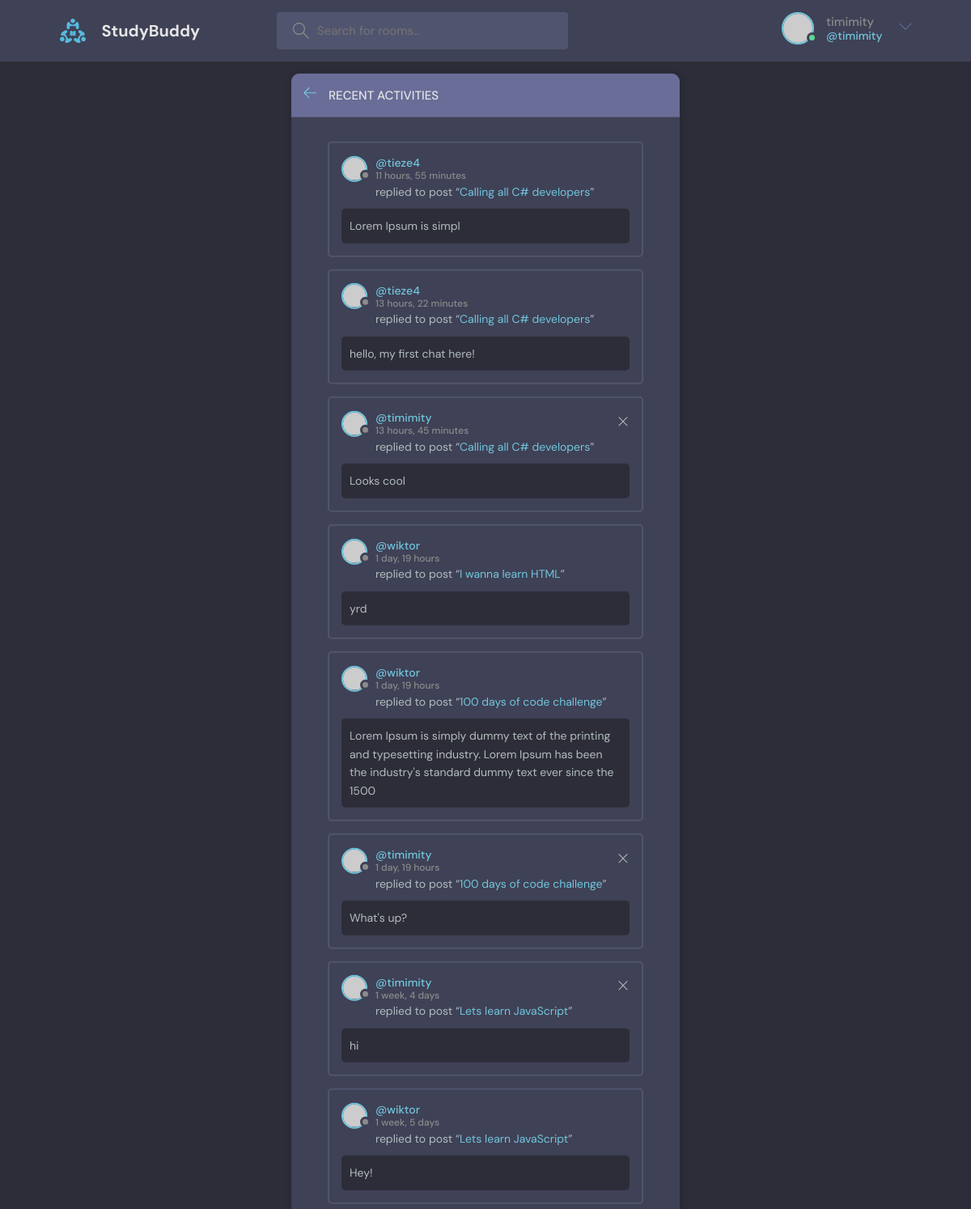
Page /activity/ (signed in) on the committed database.
### base/models.py (models this page shows, shortened)
class Message(models.Model):
    user = models.ForeignKey(User, on_delete=models.CASCADE)
    room = models.ForeignKey(Room, on_delete=models.CASCADE)
    body = models.TextField()
    updated = models.DateTimeField(auto_now=True)
    created = models.DateTimeField(auto_now_add=True)
    class Meta:
        ordering = ['-updated', '-created']

class Room(models.Model):
    host = models.ForeignKey(User, on_delete=models.SET_NULL, null=True)
    topic = models.ForeignKey(Topic, on_delete=models.SET_NULL, null=True)
    name = models.CharField(max_length=200)
    description = models.TextField(null=True, blank=True)
    participants = models.ManyToManyField(User, related_name='participants', blank=True)
    updated = models.DateTimeField(auto_now=True)
    created = models.DateTimeField(auto_now_add=True)
    class Meta:
        ordering = ['-updated', '-created']

### base/views.py (the view)
# urls.py: path('activity/', views.activityPage, name='activity'),
def activityPage(request):
    room_messages = Message.objects.all()
    return render(request, 'base/activity.html',{'room_messages': room_messages})

### base/templates/base/activity.html
{% extends 'main.html' %}
{% block content %}
    <main class="layout">
      <div class="container">
        <div class="layout__box">
          <div class="layout__boxHeader">
            <div class="layout__boxTitle">
              <a href="{% url 'home' %}">
                <svg version="1.1" xmlns="http://www.w3.org/2000/svg" width="32" height="32" viewBox="0 0 32 32">
                  <title>arrow-left</title>
                  <path
                    d="M13.723 2.286l-13.723 13.714 13.719 13.714 1.616-1.611-10.96-10.96h27.625v-2.286h-27.625l10.965-10.965-1.616-1.607z"
                  ></path>
                </svg>
              </a>
              <h3>Recent Activities</h3>
            </div>
          </div>
          <div class="activities-page layout__body">
    {% for message in room_messages %}
          <div class="activities__box">
            <div class="activities__boxHeader roomListRoom__header">
              <a href="{% url 'user-profile' message.user.id %}" class="roomListRoom__author">
                <div class="avatar avatar--small">
                  <img src="https://randomuser.me/api/portraits/women/11.jpg" />
                </div>
                <p>
                    @{{message.user}}
                  <span> {{ message.created|timesince }}</span>
                </p>
              </a>
                {% if request.user == message.user %}
              <div class="roomListRoom__actions">
                <a href="{% url 'delete-message' message.id %}">
                  <svg version="1.1" xmlns="http://www.w3.org/2000/svg" width="32" height="32" viewBox="0 0 32 32">
                    <title>remove</title>
                    <path
                      d="M27.314 6.019l-1.333-1.333-9.98 9.981-9.981-9.981-1.333 1.333 9.981 9.981-9.981 9.98 1.333 1.333 9.981-9.98 9.98 9.98 1.333-1.333-9.98-9.98 9.98-9.981z"
                    ></path>
                  </svg>
                </a>
              </div>
                {% endif %}
            </div>
            <div class="activities__boxContent">
              <p>replied to post “<a href="{% url 'room' message.room.id %}">{{ message.room.name}}</a>”</p>
              <div class="activities__boxRoomContent">
                {{ message.body }}
              </div>
            </div>
          </div>
    {% endfor %}
          </div>
        </div>
      </div>
    </main>
{% endblock %}

### templates/navbar.html (shortened to what this page needs)
{% load static %}
<header class="header header--loggedIn">
      <div class="container">
        <a href="{% url 'home' %}" class="header__logo">
          <img src="{% static 'images/logo.svg' %}" />
          <h1>StudyBuddy</h1>
        </a>
        <form class="header__search" method="GET" action="{% url 'home' %}">
          <label>
            <input name="q" placeholder="Search for rooms..." />
          </label>
        </form>
        <nav class="header__menu">
    {% if request.user.is_authenticated %}
          <div class="header__user">
            <a href="{% url 'user-profile' request.user.id %}">
              <div class="avatar avatar--medium active">
                <img src="https://randomuser.me/api/portraits/men/37.jpg" />
              </div>
              <p>{{  request.user.username}} <span>@{{  request.user.username }}</span></p>
            </a>
            <button class="dropdown-button">
              <svg version="1.1" xmlns="http://www.w3.org/2000/svg" width="32" height="32" viewBox="0 0 32 32">
                <title>chevron-down</title>
                <path d="M16 21l-13-13h-3l16 16 16-16h-3l-13 13z"></path>
              </svg>
            </button>
          </div>
        {% else %}
           <a href="{% url 'login' %}">
            <img src="{% static 'images/avatar.svg' %}" />
            <p>Login</p>
          </a>
 {% endif %}
        </nav>
      </div>
    </header>

### rows in the picture
Message: user "tieze4", created "11 hours, 55 minutes", room.name "Calling all C# developers", body "Lorem Ipsum is simpl"
Message: user "tieze4", created "13 hours, 22 minutes", room.name "Calling all C# developers", body "hello, my first chat here!"
Message: user "timimity", created "13 hours, 45 minutes", room.name "Calling all C# developers", body "Looks cool"
Message: user "wiktor", created "1 day, 19 hours", room.name "I wanna learn HTML", body "yrd"
Message: user "wiktor", created "1 day, 19 hours", room.name "100 days of code challenge", body "Lorem Ipsum is simply dummy text of the printing and typesetting industry. Lorem Ipsum has been the industry's standard dummy text ever since the 1500"
Message: user "timimity", created "1 day, 19 hours", room.name "100 days of code challenge", body "What's up?"
Message: user "timimity", created "1 week, 4 days", room.name "Lets learn JavaScript", body "hi"
Message: user "wiktor", created "1 week, 5 days", room.name "Lets learn JavaScript", body "Hey!"

### other values in the picture
{{ request.user.username }} "timimity"
